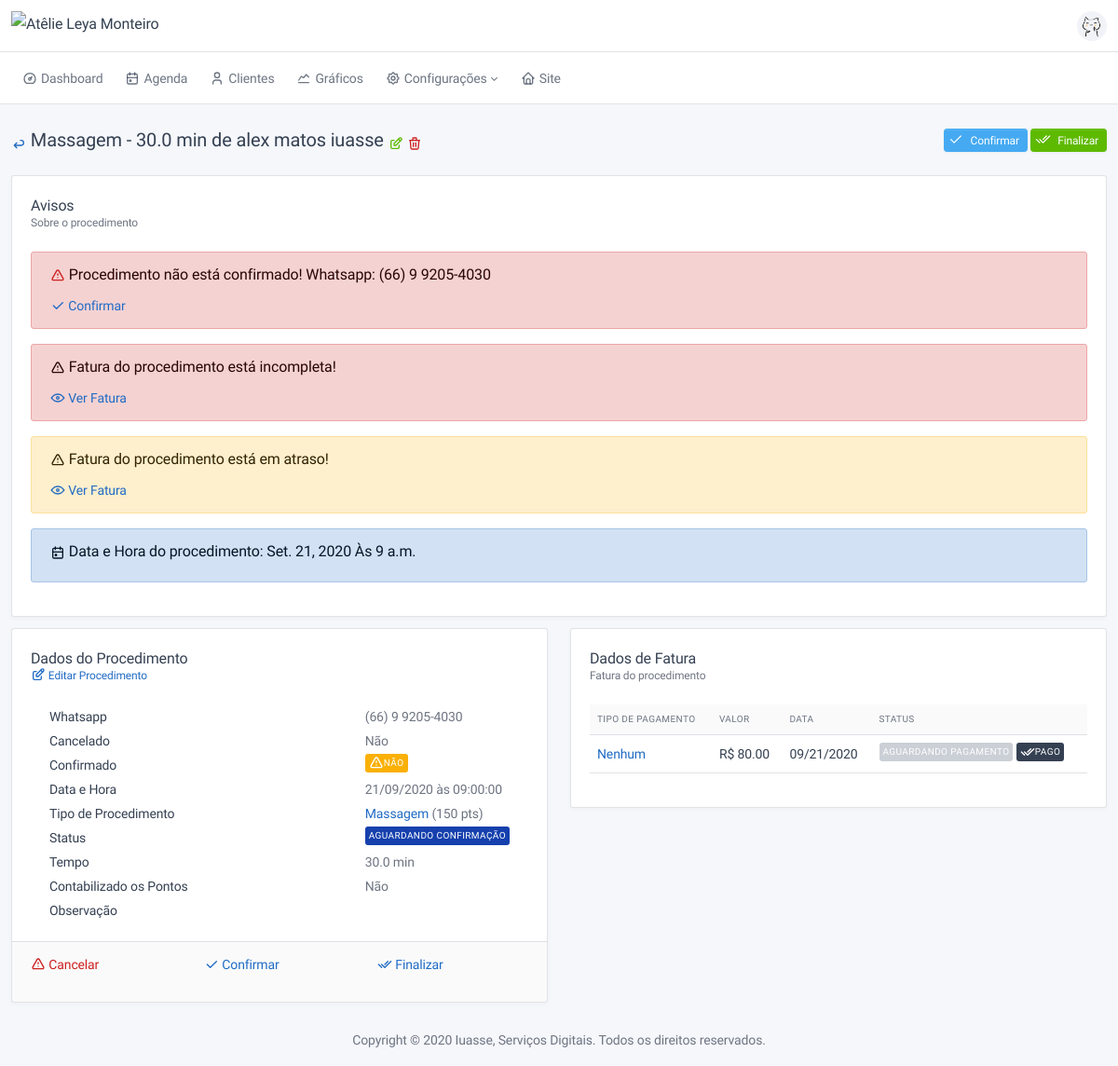
Page /service/2/2/profile/ (signed in) on the earlier database version.
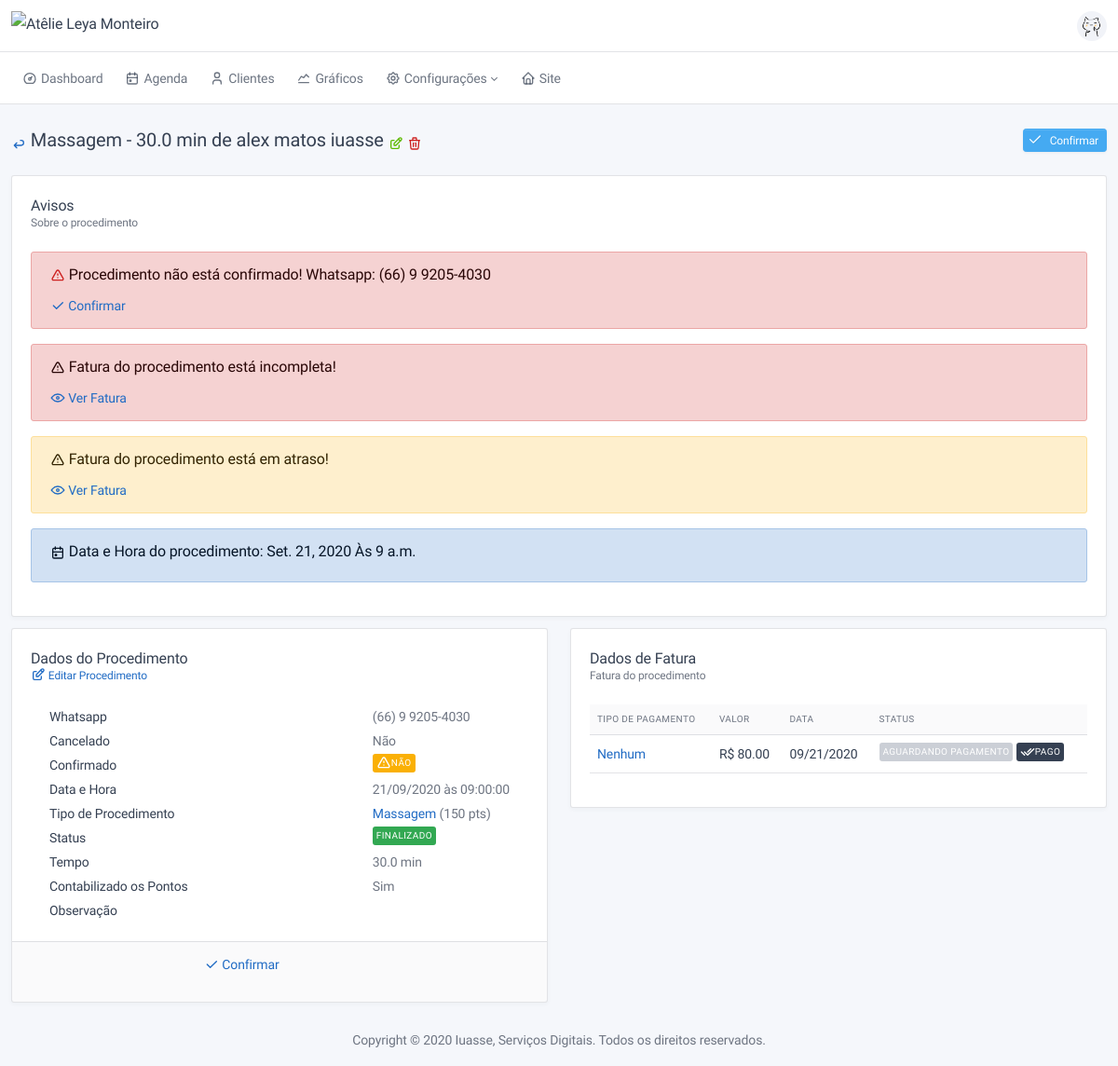
Same page on the later database version.
### service/views.py (the view)
# urls.py: path('<int:cpk>/<int:pk>/profile/', profile_order_of_service, name='profile'),
@login_required
@staff_member_required()
@require_http_methods(["GET"])
@permission_required('service.view_orderofservice', raise_exception=True)
def profile_order_of_service(request, cpk, pk):
    return render(request, 'service/profile.html', {'obj': OrderOfService.objects.get(pk=pk)})

### base/models.py (called while the page is built)
    @property
    def get_reverse_delete(self):
        return '{}:{}:delete'.format(self._meta.app_label, self._meta.model_name)

    @property
    def get_reverse_edit(self):
        return '{}:{}:edit'.format(self._meta.app_label, self._meta.model_name)

### config/models.py (called while the page is built)
    def __str__(self):
        return self.name

    def get_edit_url(self):
        return reverse_lazy(f'{self._meta.app_label}:{self._meta.model_name}:edit', kwargs={'pk': self.pk})

    def __str__(self):
        return f"{self.name} - {self.time} min"

    def to_html(self):
        return f"<a href={self.get_edit_url()}>{self.name}</a> (<span data-countup>{self.rewarded_points}</span> pts)"

### financial/models.py (called while the page is built)
    def get_edit_url(self):
        return reverse(self.get_reverse_edit, kwargs={'spk': self.order_of_service.pk, 'pk': self.pk})

    def get_success_url(self):
        return reverse('financial:invoice:success', kwargs={'pk': self.pk})

    def get_is_success(self):
        return self.status.pk == settings.STATUS_PAYMENT_SUCCESS

### service/models.py (called while the page is built)
    def get_back_url(self):
        return self.customer.profile.get_back_url_child_admin()

    def get_delete_url(self):
        return reverse(self.get_reverse_delete, kwargs={'cpk': self.customer.pk, 'pk': self.pk})

### frontend/templates/service/profile.html (shortened to what the changed rows need)
{% extends '../base/profile.html' %}
{% block page_header_actions %}
{% if not obj.confirmed %}
<a class="btn btn-sm btn-info d-none d-sm-inline-block" data-toggle="tooltip"
   href="{{obj.get_confirmed_url}}" title="{{TOOLTIP_SERVICE_CONFIRM}}">
    {{ICON_CHECK|safe}}
    Confirmar
</a>
{% endif %}
{% if not obj.finished %}
<a class="btn btn-sm btn-success d-none d-sm-inline-block" data-toggle="tooltip"
   href="{{obj.get_finished_url}}" title="{{TOOLTIP_SERVICE_FINISH}}">
    {{ICON_DOUBLE_CHECK|safe}}
    Finalizar
</a>
{% endif %}
{% endblock %}
{% block profile_content %}
<div class="row">
    <div class="col-md-6">
        <div class="card">
            <div class="card-body">
                <div class="table-responsive">
                    <table class="card-table table-hover">
                        {% for k, v in obj.get_dict_data.items %}
                        <tr>
                            <td class="w-100">{{k}}</td>
                            <td class="text-nowrap text-muted">{{v|default_if_none:""}}</td>
                        </tr>
                        {% endfor %}
                    </table>
                </div>
            </div>
            <div class="card-footer">
                <div class="row">
                    <div class="col">
                        {% if not obj.canceled and not obj.finished %}
                        <p>
                            <a class="text-danger" data-toggle="tooltip" href="{{obj.get_cancel_url_admin}}"
                               title="{{TOOLTIP_SERVICE_CANCEL}}">
                                {{ICON_TRIANGLE_ALERT|safe}} Cancelar
                            </a>
                        </p>
                        {% endif %}
                    </div>
                    <div class="col">
                        {% if not obj.finished %}
                        <p>
                            <a data-toggle="tooltip" href="{{obj.get_finished_url}}" title="{{TOOLTIP_SERVICE_FINISH}}">
                                {{ICON_DOUBLE_CHECK|safe}}
                                Finalizar
                            </a>
                        </p>
                        {% endif %}
                    </div>
                </div>
            </div>
        </div>
    </div>
    <div class="col-md-6">
        <div class="card">
            <div class="card-body">
                {% if obj.invoice %}
                <div class="table-responsive">
                    <table class="table table-hover table-striped">
                        <thead>
                        <tr>
                            <th>Tipo de Pagamento</th>
                            <th>Valor</th>
                            <th>Data</th>
                            <th>Status</th>
                        </tr>
                        </thead>
                    </table>
                </div>
                {% endif %}
            </div>
        </div>
    </div>
</div>
{% endblock %}

Differences in the rows shown:
changed OrderOfService "NÃO": finished False → True (drawn)
Other differences:
new list line: "Status FINALIZADO"
new list line: "Contabilizado os Pontos Sim"
text no longer shown: "Finalizar Cancelar Finalizar"
list line gone: "Status AGUARDANDO CONFIRMAÇÃO"
list line gone: "Contabilizado os Pontos Não"
